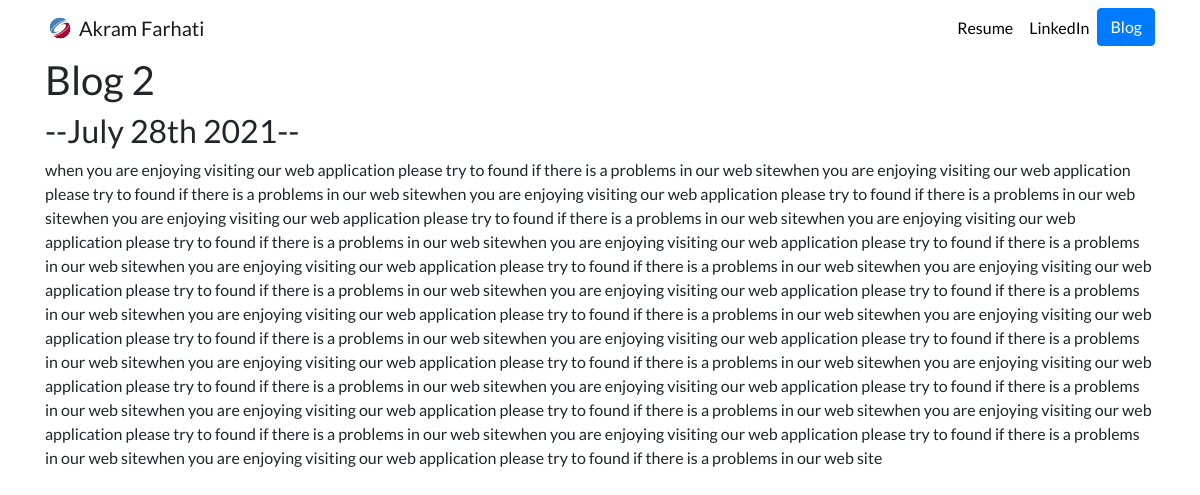
The app's page /blog/2/ with its own data.
### blog/models.py (models this page shows, shortened)
class Blog(models.Model):
    title=models.CharField(max_length=200)
    description = models.TextField()
    date = models.DateField()

### blog/views.py (the view)
# urls.py: path('<int:blog_id>/',views.detail, name='detail')
def detail(request,blog_id):
    blog=get_object_or_404(Blog,pk=blog_id)
    return render(request,'blog/detail.html',{'blog':blog})

### blog/templates/blog/detail.html
{% extends 'protfolio/base.html' %}
{% block content %}
<h1>{{ blog.title }}</h1>
<h2>--{{blog.date|date:'F jS Y'}}--</h2>
{{ blog.description|safe}}
{% endblock %}

### protfolio/static/protfolio/custom.css (style rules this page uses)
body { font-family: 'Lato', sans-serif; }

### records on screen
Blog: title "Blog 2", date "July 28th 2021", description "when you are enjoying visiting our web application please try to found if there is a problems in our web sitewhen you are enjoying visiting our web application please try to found if there is a problems in our web sitewhen you are enjoying visiting our web application please try to found if there is a problems in our web sitewhen you are enjoying visiting our web application please try to found if there is a problems in our web sitewhen you are enjoying visiting our web application please try to found if there is a problems in our web sitewhen you are enjoying visiting our web application please try to found if there is a problems in our web sitewhen you are enjoying visiting our web…"
